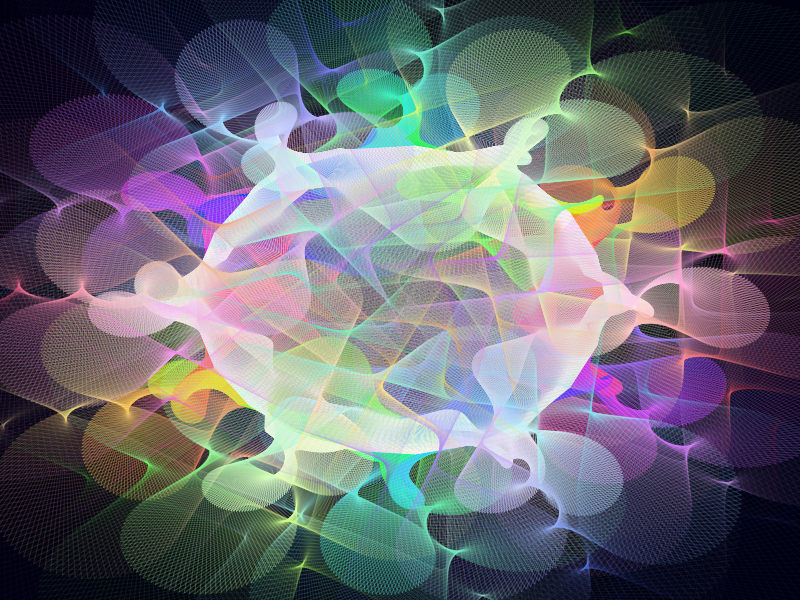

Generate this figure with R:

# Discoball

b <- 8 # offset
a <- seq(-1,1,l=1001)
t <- seq(0,2,l=22)
d <- expand.grid(t=t,a=a)
d <-within(d,{z <- 1*(1i*sin(t*pi)+1*cos(t*pi)) +
    -1*a^1*exp(-10i*pi*(t+a+b/200))+
    2*a^1*exp(16i*pi*t)
  w <- (1+0*(a%%.2==0))
  h <- t%%1
  s <- a%%1
  v <- 1
  alpha <- (1-abs(a))^3
})
l <- 1.8
png(filename = "discoball.png",
    width = 2000, 
    height=2000,
    type="cairo")
par(mar=c(0,0,0,0), bg="#000010")
plot(NA, xlim = c(-l, l), ylim=c(-l,l), axes=FALSE, ask=FALSE)
for(ai in a){
  d2 <- subset(d,a==ai)
  d2$x0=Re(d2$z)
  d2$y0=Im(d2$z)
  d2$x1=c(d2$x0[-1],NA)
  d2$y1=c(d2$y0[-1],NA)
  segments(x0 = d2$x0,y0=d2$y0,x1 = d2$x1, y1=d2$y1,
           col=hsv(d2$h, d2$s, d2$v, d2$alpha),lwd=d2$w)
}
dev.off()